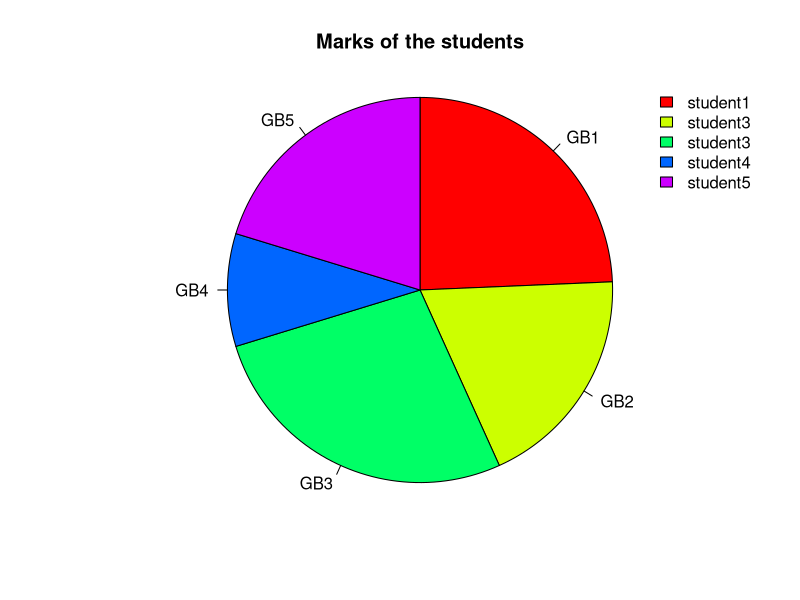

This chart was generated by the following R code:
numbers <- c("GB1","GB2","GB3","GB4","GB5")

marks <- c(90,70,100,35,75)

pie(x = marks,
    labels = numbers,
    radius = 1,
    main = "Marks of the students", 
    col = rainbow(5),
    clockwise = T
)


legend ("topright",
        c("student1","student3","student3","student4","student5"),
        cex = 1,
        bty = "n",
        fill = rainbow (5)
)